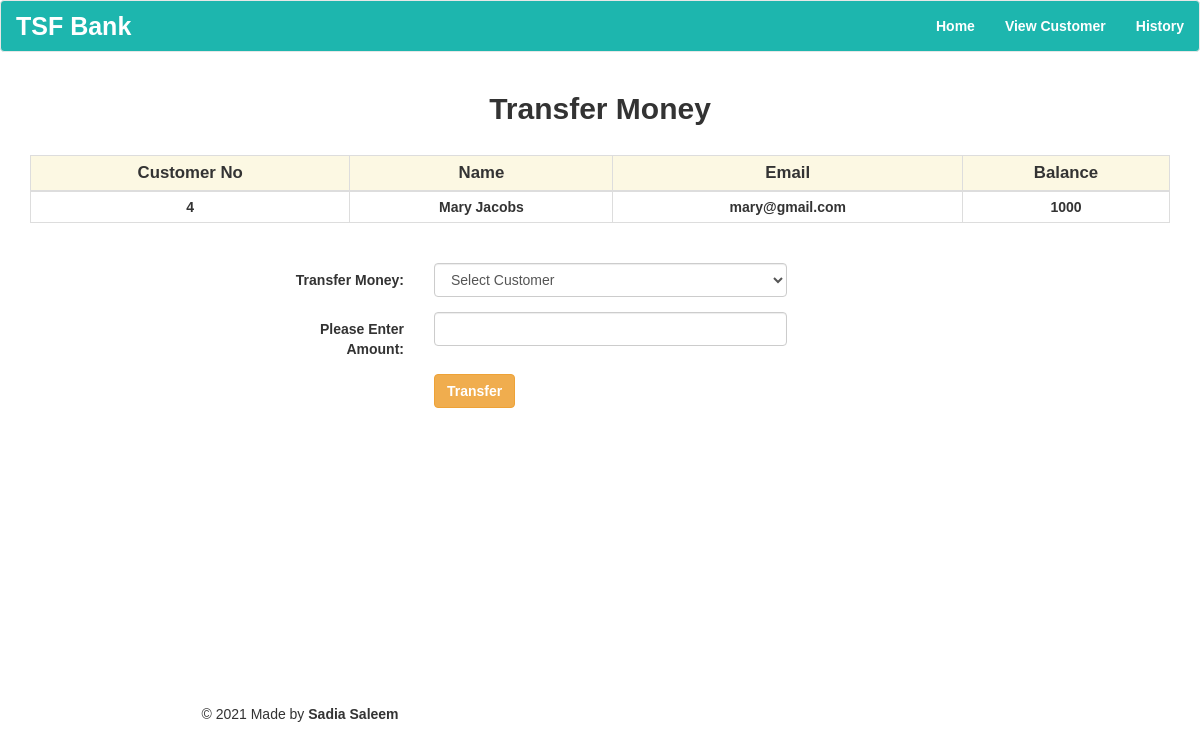
The app's page /transfer.php?id=4 with its own data.
### tables this page shows
CREATE TABLE `customer` (
  `id` int(5) NOT NULL,
  `name` text NOT NULL,
  `email` varchar(30) NOT NULL,
  `balance` int(10) NOT NULL
);

### transfer.php (the view, shortened to what this page needs)
<!DOCTYPE html>
<html>
<head>
	<link rel="stylesheet" href="https://maxcdn.bootstrapcdn.com/bootstrap/3.4.1/css/bootstrap.min.css">
  		<link rel="stylesheet" type="text/css" href="css/style.css">
</head>
<body>
	<?php
		include'navbar.php';
	?>
<div class="container">
<h2 class="text-center pt-4" style="font-family: sans-serif; font-weight: bold;">Transfer Money</h2>
 <br>
 <div class="table-responsive-sm">
 <table class="table table-hover table-sm table-condensed table-bordered tb" >
    <thead>
      <tr class="info warning">
        <th class="th">Customer No</th>
        <th class="th">Name</th>
        <th class="th">Email</th>
        <th class="th">Balance</th>
      </tr>
    </thead>
    <tbody>
	<?php
		include 'config.php';
		$id = $_GET['id'];
    $sql = "SELECT * FROM `customer` Where id = $id";
   	$result = mysqli_query($conn,$sql);
  ?>
   	<?php
    	while($row = mysqli_fetch_assoc($result))
     	{
     ?>
     		 <tr class="tr">
        			<td><?php echo $row['id']; ?></td>
        			<td><?php echo $row['name']; ?></td>
        			<td><?php echo $row['email']; ?></td>
        			<td><?php echo $row['balance']; ?></td>
      		</tr>
    <?php
    	}
    ?>
    </tbody>
  </table>
  </div>
 		<div>	<br>
			 <form class="form-horizontal"  method="post" action="simple.php"  style="margin-left:22%;">
			    <div class="form-group">
			      <label class="control-label col-sm-2" for="tm">Transfer Money:</label>
			      <div class="col-sm-5">
			        <select class="form-control" name="to" id="to" required>
			        	<option value=""  disabled selected>Select Customer</option>
			        </select>
			      </div>
			    </div>
			    <div class="form-group">
			      <label class="control-label col-sm-2" for="amt" required>Please Enter Amount:</label>
			      <div class="col-sm-5">
			            <input type="number" class="form-control" id="amt"  name="amt">
			      </div>
			    </div>
			    <div class="form-group">
     			 <div class="col-sm-offset-2 col-sm-10">
        		<button class="btn btn-warning" name="submit" type="submit"  style="font-weight: bold;">Transfer
        		</button></a>
     			 </div>
    			</div>
			 </form>
		</div>
</div>
<div class="absolute">
  <footer class="text-center mt-5 py-2" style="margin-top:20%;">
        <p>&copy 2021 Made by <b>Sadia Saleem</b></p>
    </footer>
</div>
</body>
</html>

### css/style.css (style rules this page uses)
* { padding: 0; margin: 0; font-family: sans-serif; }
div.absolute { position: absolute; width: 50%; top: 73%; bottom: 0; margin-left:25;; }

### transfer.php (style rules this page uses)
.th { text-align: center; font-size: 1.2em; font-weight: bold; }
.tr { text-align: center; font-size: 1em; font-family: sans-serif; padding: 20px; font-weight: bold; }

### records on screen
customer: id "4", name "Mary Jacobs", email "mary@gmail.com", balance "1000"
